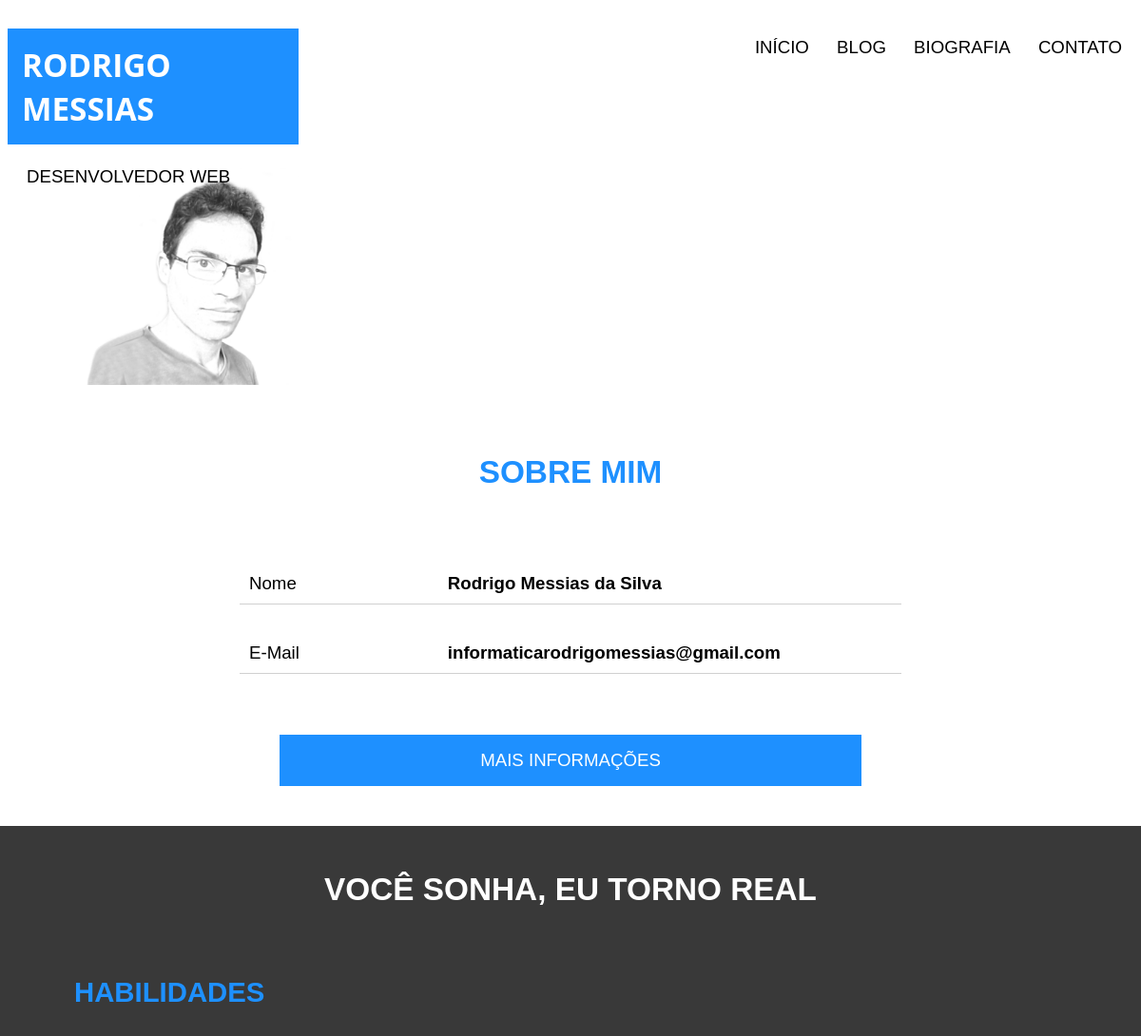
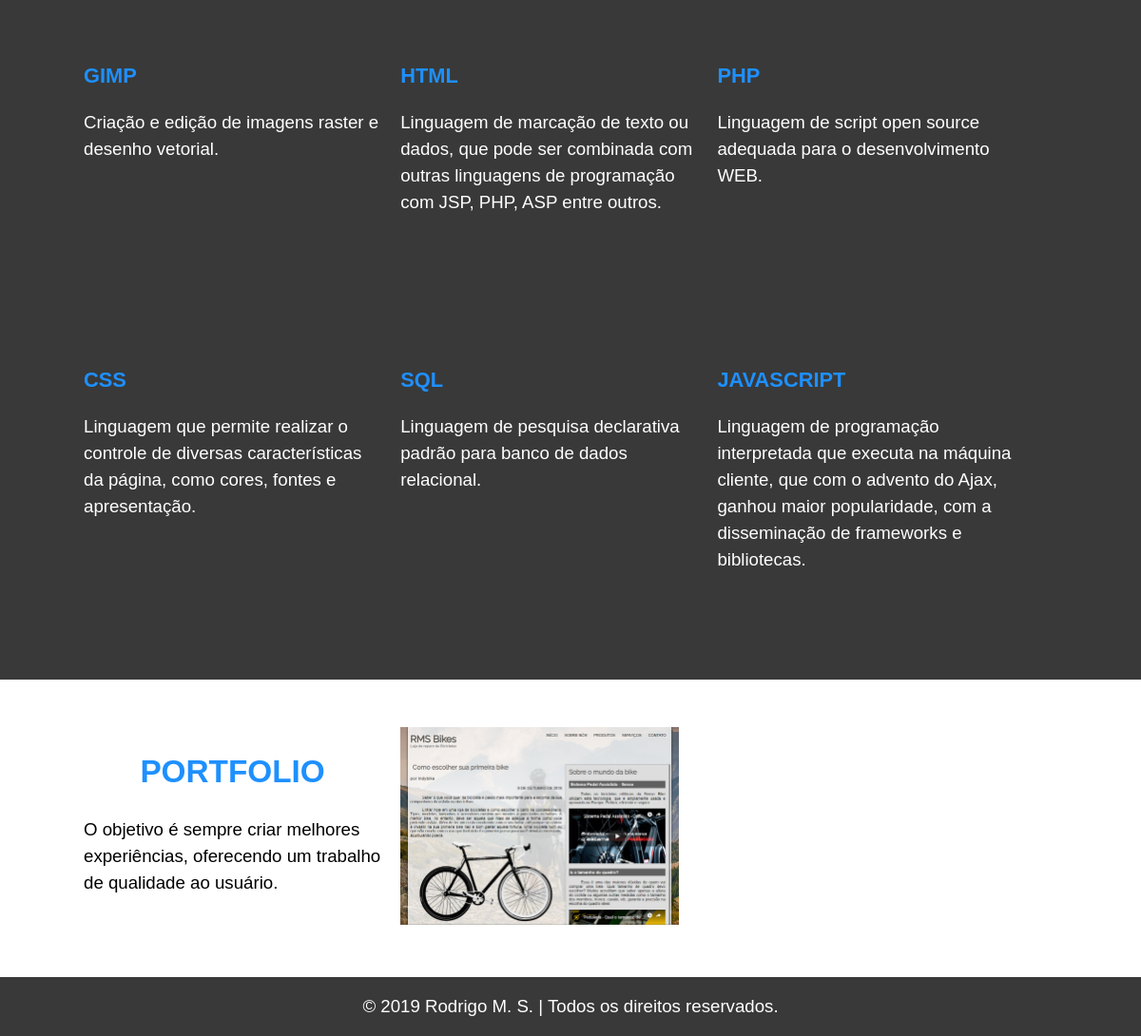
The page / on the database its author committed (2 pictures, top to bottom).
### blog/models.py (models this page shows, shortened)
class Contato(models.Model):
    name = models.CharField(max_length=50)
    telephone = models.CharField(max_length=20)
    email = models.CharField(max_length=50)
    city = models.CharField(max_length=25)
    country = models.CharField(max_length=20)

class Habilidade(models.Model):
    title = models.CharField(max_length=50)
    text = models.TextField()

class Projeto(models.Model):
    title = models.CharField(max_length=50)
    link = models.CharField(max_length=200)
    image = models.ImageField(upload_to='../static/imagens')

### blog/views.py (the view)
# urls.py: path('', views.portifolio_inicio, name='inicio'),
def portifolio_inicio(request):
    habilidades = Habilidade.objects.all()
    projetos = Projeto.objects.all()
    contato = Contato.objects.filter(id = "1")
    return render(request, 'blog/inicio.html',{'habilidades': habilidades, 'projetos': projetos, 'contatos': contato})

### blog/templates/blog/inicio.html (shortened to what this page needs)
{% load static %}
<!DOCTYPE html>
<html>
<head>
	<link type="text/css" rel="stylesheet" href="{% static 'css/style.css' %}">
	<link type="text/css" rel="stylesheet" href="{% static 'css/fade.css' %}">
	<link type="text/css" rel="stylesheet" href="{% static 'css/input.css' %}">
	<link type="text/css" rel="stylesheet" href="{% static 'css/rotateZoom.css' %}">
</head>
<body>
	<header style="background-image: url('/static/imagens/RMS1.png');">
		<hgroup>
			<h1 class="background_blue">RODRIGO MESSIAS</h1>
			<span>DESENVOLVEDOR WEB</span>
		</hgroup>
		<nav>
			<ul>
				<li><a href="javascript: changePage('');">INÍCIO</a></li>
				<li><a href="javascript: changePage('blog');">BLOG</a></li>
				<li><a href="javascript: changePage('biografia');">BIOGRAFIA</a></li>
				<li><a href="javascript: changePage('contato');">CONTATO</a></li>
			</ul>
		</nav>
	</header>
	<br class="clear"/>
	<section>
		<h1 class="font_blue">SOBRE MIM</h1>
		<div class="container0">
			{% for contato in contatos %}
				<div class="content0">
					<span>Nome</span>
				</div>
				<div class="content1">
					<span class="font_bolder">{{contato.name}}</span>
				</div>
				<div class="content0">
					<span>E-Mail</span>
				</div>
				<div class="content1">
					<span class="font_bolder">{{contato.email}}</span>
				</div>
			{% endfor %}
		</div>
		<br><br>
		<a href="javascript: changePage('contato');" class="background_blue center text_center buttonLink">MAIS INFORMAÇÕES</a>
		<br>
	</section>
	<section class="background_black">
		<h1 class="font_white" >VOCÊ SONHA, EU TORNO REAL</h1>
		<div class="container1">
			<h2 class="font_blue">HABILIDADES</h2>
		</div>
		<div class="container1">
			{% for habilidade in habilidades %}
				<div class="content2">
					<h3 class="font_blue">{{ habilidade.title }}</h3>
					<p>{{ habilidade.text|linebreaksbr }}</p>
				</div>
			{% endfor %}
		</div>
	</section>
	<section>
		<div class="container1">
			<div class="content3">
				<h1 class="font_blue">PORTFOLIO</h1>
				<p>O objetivo é sempre criar melhores experiências, oferecendo um trabalho de qualidade ao usuário.</p>
			</div>
			{% for projeto in projetos %}
				<div class="content3 rotateZoom" onclick="rotateZoom(this, '#ebebeb', '{{ projeto.link }}');">
					<img src="{{ projeto.image }}" alt="{{ projeto.title }}" style="width: calc(100% - 20px); height: auto;">
				</div>
			{% endfor %}
		</div>
	</section>
	<footer class="background_black text_center">
		© 2019 Rodrigo M. S. | Todos os direitos reservados.
	</footer>
</body>
</html>

### blog/static/css/style.css (style rules this page uses)
body { font-family: sans-serif; font-size: 14pt; margin-bottom: 0px; -webkit-animation: fadeIn 0.8s ease-in-out; -moz-animation: fadeIn 0.8s ease-in-out; -o-animation: fadeIn 0.8s ease-in-out; animation: fadeIn 0.8s ease-in-out; opacity: 1; }
header { width: 100%; height: 400px; background-size: 1000px auto; background-position: 100px -200px; background-repeat: no-repeat; }
hgroup { float: left; width: 306px; }
hgroup h1 { font-size: 25pt; padding: 15px; font-family: Open Sans,Trebuchet MS,sans-serif; }
hgroup span { padding-left: 20px; }
nav { float: right; }
ul { text-transform: uppercase; padding-inline-start: 0px; list-style: none; top: -20px; left: 500px; }
li { display: inline-block; padding: 10px; margin: 2px; }
nav a { color: #000000; text-decoration: none; }
section { padding: 20px; margin-left: -8px; margin-right: -8px; }
section h1 { text-align: center; font-size: 25pt; }
section h2 { font-size: 22pt; }
a { color: #1E90FF; text-decoration: none; }
a.buttonLink { border: 1px solid #1E90FF; text-decoration: none; padding: 15px; width: 22%; transition: 0.2s; margin: 0 auto; }
section div { position: relative; padding: 20px; width: 40%; }
p { line-height: 1.5; }
.rotateZoom { transition: 1s; cursor: pointer; }
.background_black { background-color: #393939; color: white; }
.background_blue { background-color: #1E90FF; color: white; }
.font_blue { color: #1E90FF; }
.font_white { color: #ffffff; }
.font_bolder { font-weight: bolder; }
.text_center { text-align: center; }
.center { display: block; margin-left: auto; margin-right: auto; }
.container0 { display: table; clear: both; margin: 0 auto; width: 45%; transition: 0.2s; }
.container1 { display: table; clear: both; margin: 0 auto; width: 60%; transition: 0.2s; }
.content0 { float: left; width: calc(30% - 20px); padding: 10px; border-bottom: 1px solid #d0d0d0; padding-top: 40px; padding-top: 40px; }
.content1 { float: left; width: calc(70% - 20px); padding: 10px; border-bottom: 1px solid #d0d0d0; padding-top: 40px; padding-top: 40px; }
.content2 { float: left; width: 30%; padding: 10px; height: 300px; }
.content3 { float: left; width: 30%; padding: 10px; }
footer { padding: 20px; margin-left: -8px; margin-right: -8px; }
@media only screen and (max-width: 1373px) { header { background-size: 705px auto; background-position: 0px 0px; } }
@media only screen and (max-width: 1373px) { section a { width: 30%; } }
@media only screen and (max-width: 1373px) { .container0 { width: 60%; } }
@media only screen and (max-width: 1373px) { .container1 { width: 90%; } }
@media only screen and (max-width: 1373px) { a.buttonLink { width: 50%; } }

### rows shown on the page
Contato: name "Rodrigo Messias da Silva", email "informaticarodrigomessias@gmail.com"
Habilidade: title "GIMP", text "Criação e edição de imagens raster e desenho vetorial."
Habilidade: title "HTML", text "Linguagem de marcação de texto ou dados, que pode ser combinada com outras linguagens de programação com JSP, PHP, ASP entre outros."
Habilidade: title "PHP", text "Linguagem de script open source adequada para o desenvolvimento WEB."
Habilidade: title "CSS", text "Linguagem que permite realizar o controle de diversas características da página, como cores, fontes e apresentação."
Habilidade: title "SQL", text "Linguagem de pesquisa declarativa padrão para banco de dados relacional."
Habilidade: title "JAVASCRIPT", text "Linguagem de programação interpretada que executa na máquina cliente, que com o advento do Ajax, ganhou maior popularidade, com a disseminação de frameworks e bibliotecas."
Projeto: image (picture)
